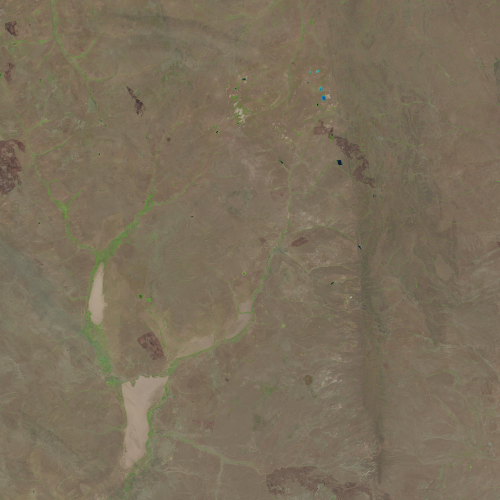
#> input picture ready_img.jpg, 1000 x 1000 px (shown at 1/2 size)
$ jupyter execute clustering.ipynb
#> lines starting #> are read from the running program, lines starting #| are printed output that depends on the picture
[cell 1]
import numpy as np
import scipy as sp
import matplotlib.pyplot as plt
from sklearn.feature_extraction.image import grid_to_graph
from sklearn.cluster import AgglomerativeClustering
from sklearn.metrics import silhouette_score
import cv2

img = cv2.imread('ready_img.jpg')
#> img is the input picture: shape (1000, 1000, 3); mean B, G, R 90.7, 111, 123.1
img = cv2.cvtColor(img, cv2.COLOR_BGR2RGB)
img = cv2.resize(img, (256, 256), interpolation = cv2.INTER_AREA)
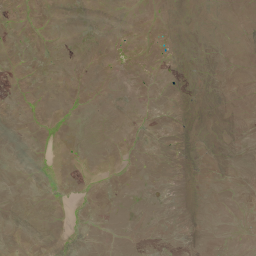
#> img: shape (256, 256, 3); mean R, G, B 123.1, 111, 90.7
img = cv2.normalize(img,None, 0, 350, cv2.NORM_MINMAX)
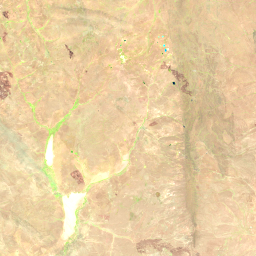
#> img: shape (256, 256, 3); mean R, G, B 233.2, 207, 162.1

vectorized = img.reshape((-1,3))
vectorized = np.float32(vectorized)

[cell 2]
plt.figure(figsize=(10,10))
plt.imshow(img)

## K-Means

[cell 3]
criteria = (cv2.TERM_CRITERIA_EPS + cv2.TERM_CRITERIA_MAX_ITER, 10, 1.0)

[cell 4]
k = 8
ret,label,center=cv2.kmeans(vectorized, k,None,criteria,10,cv2.KMEANS_PP_CENTERS)
#> ret = 7117190.9; center = [[235, 205.9, 161.9], [210, 184.5, 143.4], [243, 215.4, 169.7], [250.8, 230.8, 181.9], [254.3, 254.6, 236.2], [226, 197.1, 153.3], [218.4, 232.3, 145.2], [186.8, 156.8, 126.3]]
center = np.uint8(center)
#> center = [[234, 205, 161], [210, 184, 143], [243, 215, 169], [250, 230, 181], [254, 254, 236], [226, 197, 153], [218, 232, 145], [186, 156, 126]]
res = center[label.flatten()]

result_image = res.reshape((img.shape))

plt.figure(figsize=(30,30))

plt.subplot(1,2,1),plt.imshow(img)
plt.title('Original Image'), plt.xticks([]), plt.yticks([])

plt.subplot(1,2,2),plt.imshow(result_image)
plt.title('Segmented Image when k = %i' % k), plt.xticks([]), plt.yticks([])
plt.show()
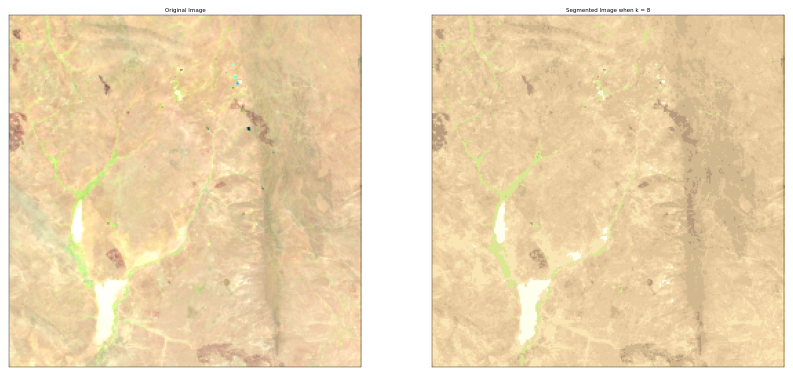
#> figure drawn by matplotlib, 2 panels

[cell 5]
plt.figure(figsize=(10,10))
ax = plt.axes(projection='3d')
ax.scatter(vectorized[:, 0], vectorized[:, 1], vectorized[:, 2], c=label, linewidth=0.5);
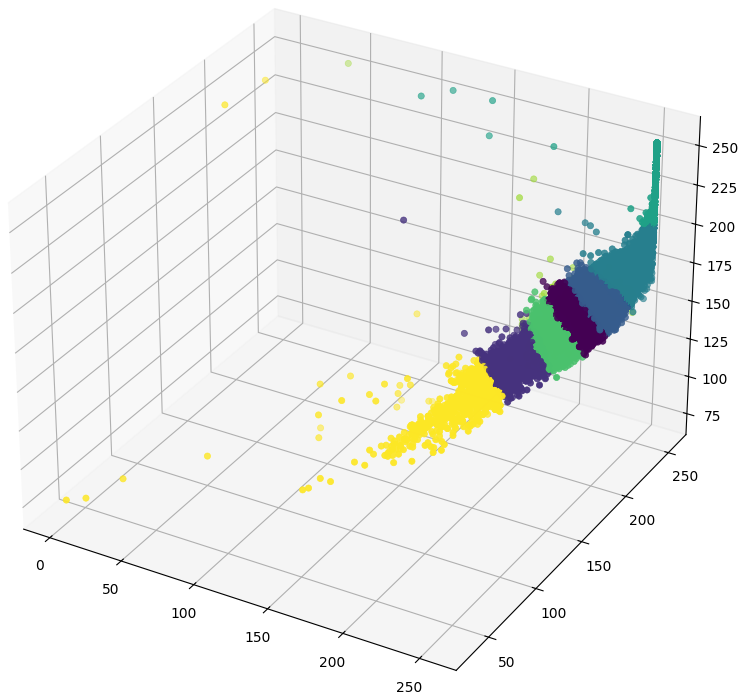
#> figure drawn by matplotlib, 1 panel

## Superpixels

[cell 6]
import matplotlib.pyplot as plt
import numpy as np

from skimage.filters import sobel
from skimage.segmentation import slic
from skimage.segmentation import mark_boundaries
from skimage.util import img_as_float

segments_slic = slic(img, n_segments=500, compactness=10, sigma=0.1,
                     start_label=1)
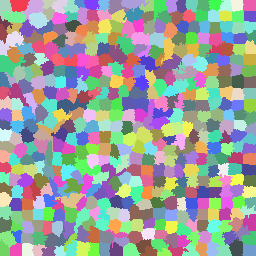
#> segments_slic: shape (256, 256) int64; 487 distinct labels, from 1 to 487; one colour per label, 0 black
fig = plt.figure()
fig.set_figheight(10)
fig.set_figwidth(10)

plt.imshow(mark_boundaries(img, segments_slic))
plt.title('SLIC')

plt.tight_layout()
plt.show()
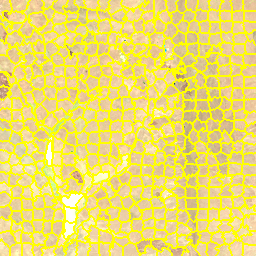
#> shown: shape (256, 256, 3) float64; mean R, G, B 0.943, 0.872, 0.431

[cell 7]
segments_slic = slic(img, n_segments=1000, compactness=10, sigma=0.1,
                     start_label=1)
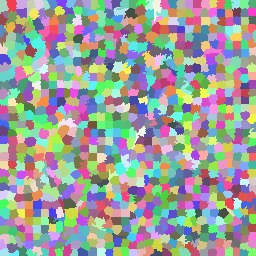
#> segments_slic: shape (256, 256) int64; 960 distinct labels, from 1 to 960; one colour per label, 0 black
fig = plt.figure()
fig.set_figheight(10)
fig.set_figwidth(10)

plt.imshow(mark_boundaries(img, segments_slic))
plt.title('SLIC')

plt.tight_layout()
plt.show()
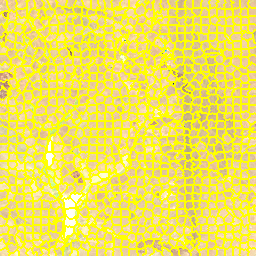
#> shown: shape (256, 256, 3) float64; mean R, G, B 0.951, 0.891, 0.365
